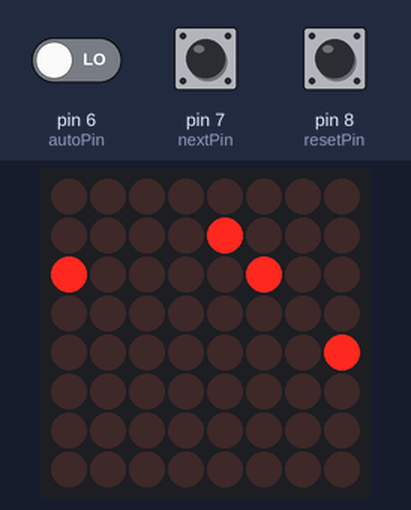
Bench run of a sketch on a simulated Arduino Uno, built with avr-gcc and run on an emulated ATmega328P. Shown: 8×8 LED matrix. The inputs (shaded band) are chosen by the test bench; at power-on: pin 8 (resetPin) LOW, pin 7 (nextPin) LOW, pin 6 (autoPin) LOW. Random numbers use the default seed unless the sketch sets one; what the sketch prints to the serial monitor is not drawn.

Above: at 1.7 s.
1.8 s: pin 8 (resetPin) pulled HIGH for 3.2 s
At 3.0 s:
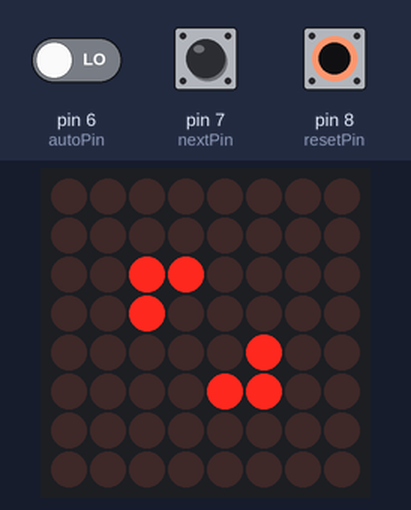
6.5 s: pin 8 (resetPin) pulled HIGH for 1 s
At 7.7 s:
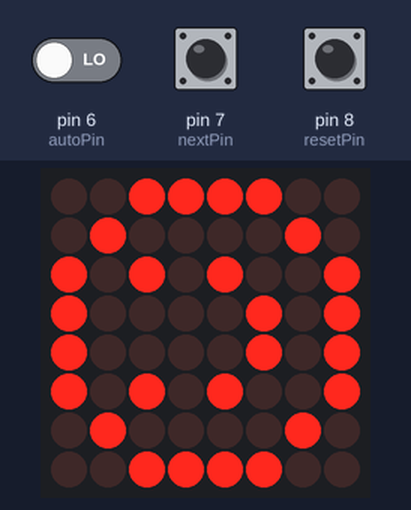
10.5 s: pin 8 (resetPin) pulled HIGH for 1 s
At 11.7 s:
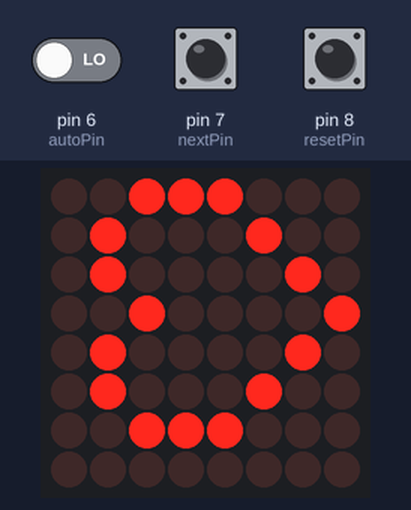
14.1 s: pin 7 (nextPin) pulled HIGH for 0.15 s
At 17.1 s:
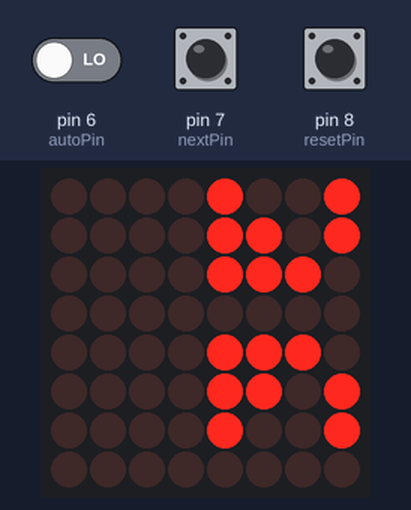
17.2 s: pin 8 (resetPin) pulled HIGH for 3.2 s
At 19.9 s:
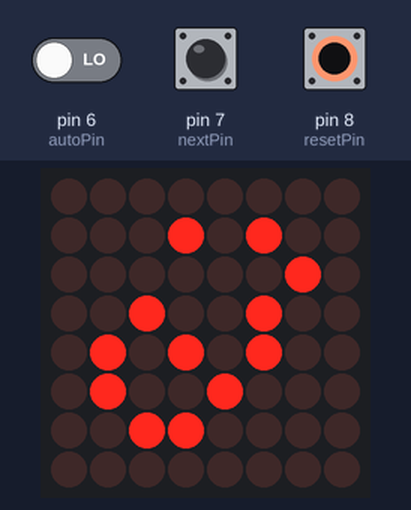
23.4 s: pin 8 (resetPin) pulled HIGH for 1 s
At 24.6 s:
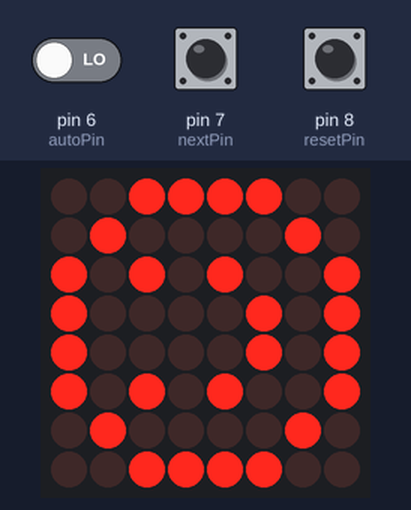
Timing chart, 0 to 24.8 s (numbered marks = the images above; inputs shaded):
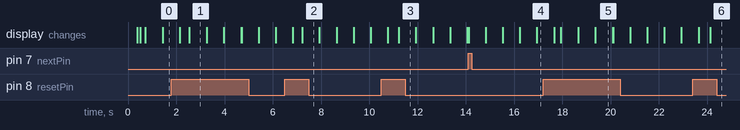

The sketch:

Life8x8.ino
```cpp
#include <LedControl.h>
//datain, clk, cs
LedControl lc = LedControl(12,11,10,1); //(DIN,CLOCK,LOAD,number of chips)

int powerPin1 = 5; //buttons
int powerPin2 = A3; //max7219

//button pins
int nextPin = 7;
boolean nextToggle = false;

int resetPin = 8;
boolean resetToggle = false;
float resetTimer;
boolean resetRep = false; //prevents pressing button twice

int autoPin = 6;
boolean autoToggle = false;
boolean autoNext = true; //false if manual next, true if automatic next was false
float autoTimer;

int board[] =        {
  0,0,0,0,0,0,0,0, //oscillator, beacon
  0,0,0,0,0,0,0,0,
  0,0,1,1,0,0,0,0,
  0,0,1,0,0,0,0,0,
  0,0,0,0,0,1,0,0,
  0,0,0,0,1,1,0,0,
  0,0,0,0,0,0,0,0,
  0,0,0,0,0,0,0,0};

byte startingBoards[5][64]= {
  {
    0,0,0,0,0,0,0,0,
    0,0,0,0,0,0,0,0,
    0,0,0,0,0,0,0,0,
    0,0,0,1,1,0,0,0,
    0,0,0,1,1,0,0,0,
    0,0,0,0,0,0,0,0,
    0,0,0,0,0,0,0,0,
    0,0,0,0,0,0,0,0  }
  ,

  {
    0,0,0,0,0,0,0,0,
    0,0,0,0,0,0,0,0,
    0,0,1,1,1,1,0,0,
    0,0,1,0,0,1,0,0,
    0,0,1,0,0,1,0,0,
    0,0,1,1,1,1,0,0,
    0,0,0,0,0,0,0,0,
    0,0,0,0,0,0,0,0  }
  ,

  {
    0,0,0,0,0,0,0,0,
    0,1,1,1,1,1,1,0,
    0,1,0,0,0,0,1,0,
    0,1,0,0,0,0,1,0,
    0,1,0,0,0,0,1,0,
    0,1,0,0,0,0,1,0,
    0,1,1,1,1,1,1,0,
    0,0,0,0,0,0,0,0  }
  ,

  {
    1,1,1,1,1,1,1,1,
    1,0,0,0,0,0,0,1,
    1,0,0,0,0,0,0,1,
    1,0,0,0,0,0,0,1,
    1,0,0,0,0,0,0,1,
    1,0,0,0,0,0,0,1,
    1,0,0,0,0,0,0,1,
    1,1,1,1,1,1,1,1  }
  ,

  {
    0,0,0,0,0,0,0,0,
    0,0,0,0,0,0,0,0,
    0,0,0,0,0,0,0,0,
    0,0,0,0,0,0,0,0,
    0,0,0,0,0,0,0,0,
    0,0,0,0,0,0,0,0,
    0,0,0,0,0,0,0,0,
    0,0,0,0,0,0,0,0  }
};


int oldboard[64]; //previous board, crosschecked with main for repeating gens
int ss; //number of same squares between the two
int border[100]; //board with infinite or dead border

byte com[6][64] = {
  {
    0,0,0,0,0,0,0,0, //oscillator, beacon
    0,0,0,0,0,0,0,0,
    0,0,1,1,0,0,0,0,
    0,0,1,0,0,0,0,0,
    0,0,0,0,0,1,0,0,
    0,0,0,0,1,1,0,0,
    0,0,0,0,0,0,0,0,
    0,0,0,0,0,0,0,0  }
  ,

  {
    0,0,0,0,0,0,0,0, //oscillator, toad
    0,0,0,0,0,0,0,0,
    0,0,0,0,0,0,0,0,
    0,0,0,1,1,1,0,0,
    0,0,1,1,1,0,0,0,
    0,0,0,0,0,0,0,0,
    0,0,0,0,0,0,0,0,
    0,0,0,0,0,0,0,0  }
  ,

  {
    0,0,0,0,0,0,0,0, //mold
    0,0,0,0,1,1,0,0,
    0,0,0,1,0,0,1,0,
    0,1,0,0,1,0,1,0,
    0,0,0,0,0,1,0,0,
    0,1,0,1,1,0,0,0,
    0,0,1,0,0,0,0,0,
    0,0,0,0,0,0,0,0  }
  ,

  {
    0,1,0,0,0,0,0,0, //glider
    0,0,1,0,0,0,0,0,
    1,1,1,0,0,0,0,0,
    0,0,0,0,0,0,0,0,
    0,0,0,0,0,0,0,0,
    0,0,0,0,0,0,0,0,
    0,0,0,0,0,0,0,0,
    0,0,0,0,0,0,0,0  }
  ,

  {
    0,0,1,1,1,1,0,0, //smiley face
    0,1,0,0,0,0,1,0,
    1,0,1,0,0,1,0,1,
    1,0,0,0,0,0,0,1,
    1,0,1,0,0,1,0,1,
    1,0,0,1,1,0,0,1,
    0,1,0,0,0,0,1,0,
    0,0,1,1,1,1,0,0  }
  ,

  {
    0,0,0,0,0,0,0,0, //heart
    0,1,1,0,1,1,0,0,
    1,0,0,1,0,0,1,0,
    1,0,0,0,0,0,1,0,
    1,0,0,0,0,0,1,0,
    0,1,0,0,0,1,0,0,
    0,0,1,0,1,0,0,0,
    0,0,0,1,0,0,0,0  }
};

int comcount = 0;

int checkco[] = {
  -11,-10,-9,-1,1,9,10,11}; //surrounding cells of each member of core border.  i-11,i-10,i-9...i+11.
int boardmap[] = {
  11,12,13,14,15,16,17,18, //to help with board/border conversion
  21,22,23,24,25,26,27,28,
  31,32,33,34,35,36,37,38,
  41,42,43,44,45,46,47,48,
  51,52,53,54,55,56,57,58,
  61,62,63,64,65,66,67,68,
  71,72,73,74,75,76,77,78,
  81,82,83,84,85,86,87,88};
int pop; //pop of surrounding units
int genpop; //pop of each generation
float firstgen; //pop of first generation

int c01;  //something i forget

int stager = 0; //reset button
float timer = 0; //set to millis, if res btn is pressed for more than 1s, combinations
int stagen = 0; //next button
float timen = 0; //set to millis.  if btn is pressed for greater than timen==700, toggle automatic next every interval
float timeM = 0; //for timed MAIN .  checks if an interval has passed, to move, if automatic next is enabled
int interval = 700; //time interval for button and timed next

int count = 0; //generation
int border0 = 1; //if 0, dead border.  if 1, infinte border.
int repeat = 0; //if 0, gen is new.  if 1, gen has been repeated

void setup(){
  Serial.begin(9600);
  Serial.println("Life 8x8");
  //power pin
  pinMode(powerPin1,OUTPUT);
  pinMode(powerPin2,OUTPUT);
  digitalWrite(powerPin1,HIGH);
  digitalWrite(powerPin2,HIGH);
  //buttons
  pinMode(nextPin,INPUT);
  pinMode(resetPin,INPUT);
  pinMode(autoPin,INPUT);
  //for the matrix
  lc.shutdown(0, false); //turns on display
  lc.setIntensity(0,8); //15 maximum brightness
  lc.clearDisplay(0);  //clears display
  lc.setScanLimit(0,7); ///how many digits there are.
  randomSeed(A4);
  //lc.setLed(0,48%8,48/8,true); //board, column, row
  start(30); //starting animation, input is interval between frames.
  start(30);
  start(30);
  set(0); //0 to generate random board, 1 to generate current (above) board
};

void loop(){
  prnt();
  Serial.println(autoNext);
  //reset button
  if(digitalRead(resetPin)==HIGH && resetToggle == false){
    resetToggle = true;
    resetTimer = millis();
  };
  //next preset board
  if(digitalRead(resetPin)==HIGH && resetToggle == true && millis() >= resetTimer + interval){
    if(resetRep == false){
      resetTimer = millis();
      resetRep = true;
      for(int i = 0; i < 64; i++){
        board[i] = com[comcount][i];
      };
      set(1);
      autoTimer = millis();
      comcount++;
      if(comcount == 6){
        comcount = 0;
      };
    };
    if(resetRep == true && millis() >= resetTimer + interval){
      resetRep = false;
    };
  };
  //generate a random board
  if(digitalRead(resetPin)==LOW && resetToggle == true && millis() < resetTimer + interval && resetRep == false){
    resetToggle = false;
    autoTimer = millis();
    set(0);
  };
  if(digitalRead(resetPin)==LOW && resetRep==true){
    resetRep = false;
    resetToggle = false;
  };
  //next button
  if(digitalRead(nextPin)==HIGH && nextToggle==false){
    nextToggle = true;
    autoTimer = millis();
    test();
  };
  if(digitalRead(nextPin)==LOW && nextToggle==true){
    nextToggle = false;
  };
  //automatic next toggle button
  if(digitalRead(autoPin)==HIGH && autoToggle==false){
    autoToggle = true;
    autoTimer = millis();
    autoNext = true;   //was !autoNext;
    Serial.println("Pressed");
  };
  if(digitalRead(autoPin)==LOW){
    autoToggle = false;
  };
  //automatic next
  if(autoNext == true && millis() >= autoTimer + interval){
    Serial.println("next");
    test();
    autoTimer = millis();
  };
};
//starting animation
void start(int x){
  for(int j; j <64; j++){
    lc.setLed(0,j%8,j/8,startingBoards[0][j]);
  };
  delay(x);
  for(int j; j <64; j++){
    lc.setLed(0,j%8,j/8,startingBoards[1][j]);
  };
  delay(x);
  for(int j; j <64; j++){
    lc.setLed(0,j%8,j/8,startingBoards[2][j]);
  };
  delay(x);
  for(int j; j <64; j++){
    lc.setLed(0,j%8,j/8,startingBoards[3][j]);
  };
  delay(x);
};
//print function
void prnt(){
  for(int i = 0; i < 64; i++){
    lc.setLed(0,i%8,i/8,board[i]);
  };
};
//generates a random board/sets current board
void set(int x){
  if(x==0){
    count = 0;
    repeat = 0;
    randomSeed(analogRead(A5));
    for(int i = 0; i < 64; i++){ //set every space either 1 or 0, as random as possible.
      board[i] = random(2);
    };
    borderset();
    Serial.print("generation ");
    Serial.println(count);
    Serial.print("population: ");
    firstgen = gen(2); //returns pop of 1st gen, for future ratios
    Serial.println(firstgen);
  };
  if(x==1){ //if 1 sets current board, as a starting board.  i.e. any of the presets or
    //thematrix assigned to int board[] at the top
    count = 0;
    repeat = 0;
    //board is already set
    borderset();
    Serial.print("generation ");
    Serial.println(count);
    Serial.print("population: ");
    firstgen = gen(2);
    Serial.println(firstgen);
  };
};
//new generation!
void test(){
  //map old board
  for(int y = 0; y < 64; y++){
    oldboard[y] = board[y];
  };
  //derive next generation
  for(int i = 0; i < 64; i++){
    c01 = 0;
    if (c01 == 0 && board[i] == 1){
      pop = 0;
      for (int h = 0; h < 8; h++){
        if (border[boardmap[i] + checkco[h]] == 1){
          pop++;
        };
      };
      if (pop == 0 || pop == 1){
        board[i] = 0;
      };
      if (pop == 2 || pop == 3){
        board[i] = 1;
      };
      if (pop > 3){
        board[i] = 0;
      };
      c01 = 1;
    };
    if(c01 == 0 && board[i] == 0){
      pop = 0;
      for (int h = 0; h < 8; h++){
        if (border[boardmap[i] + checkco[h]] == 1){
          pop++;
        };
      };
      if (pop == 3){
        board[i] = 1;
      }
      else{
        board[i] = 0;
      };
      c01 = 1;
    };
    c01 = 0;
    //update board
  };
  borderset(); //after next generation is derived, give it a border, either infinite or
  //dead. test for repeat
  ss = 0;
  for(int y = 0; y< 64; y++){
    if(oldboard[y] == board[y]){
      ss++;
    };
    if(ss > 63){
      repeat = 1;
    };
  };
  if(repeat == 0){ //if not a repeat, continue
    count++;
    Serial.print("generation ");
    Serial.println(count);
    Serial.print("population: ");
    Serial.println(gen(0));
    Serial.print("Surviving ratio: ");
    Serial.println(gen(1));
  };
  if(repeat == 1){ //if repeat, stop and show stats of final generation
    stager = 0; //?debuging?
    Serial.print("final generation ");
    Serial.println(count);
    Serial.print("population: ");
    Serial.println(gen(0));
    Serial.print("Surviving ratio: ");
    Serial.println(gen(1));
  };
};
void borderset(){
  for(int k = 0; k < 100; k++){
    border[k] = 0;
  }; //start every int off as 0, for dead border by default
  for(int l = 1; l < 9; l++){ //row by row, net generation is placed into the center
    border[l*10+1] = board[(l-1)*8];
    border[l*10+2] = board[(l-1)*8+1];
    border[l*10+3] = board[(l-1)*8+2];
    border[l*10+4] = board[(l-1)*8+3];
    border[l*10+5] = board[(l-1)*8+4];
    border[l*10+6] = board[(l-1)*8+5];
    border[l*10+7] = board[(l-1)*8+6];
    border[l*10+8] = board[(l-1)*8+7];
  };
  if(border0 == 1){ //if border is infinite...
    for(int l = 0; l < 8; l++){
      border[1+l] = board[56+l];
      border[91+l] = board[0+l];
      border[10+l*10] = board[7+8*l];
      border[20+l*10-1]= board[0+l*8];
    };
    //corners, which were too difficult to put in the for loop
    border[0] = board[63];
    border[9] = board[56];
    border[90] = board[7];
    border[99] = board[0];
  };
};
float gen(int x){ //0 yields population, 1 yields ratio, 2 yields firstgen population (only used once). the others are used at the end of each new generation.
  if(x == 0 || x == 1){
    genpop = 0;
    for(int i = 0; i < 64; i++){
      if (board[i] == 1){
        genpop++;
      };
    };
    if(x == 0){
      return genpop;
    };
  };
  if(x == 1){
    return genpop/firstgen;
  };
  if(x == 2){
    firstgen = 0;
    for(int i = 0; i < 64; i++){
      if (board[i] == 1){
        firstgen++;
      };
    };
    return firstgen;
  };
};
```

Measured:
- what the display in image 1 shows lasts 0.8 s, from 2.5 s to 3.3 s
